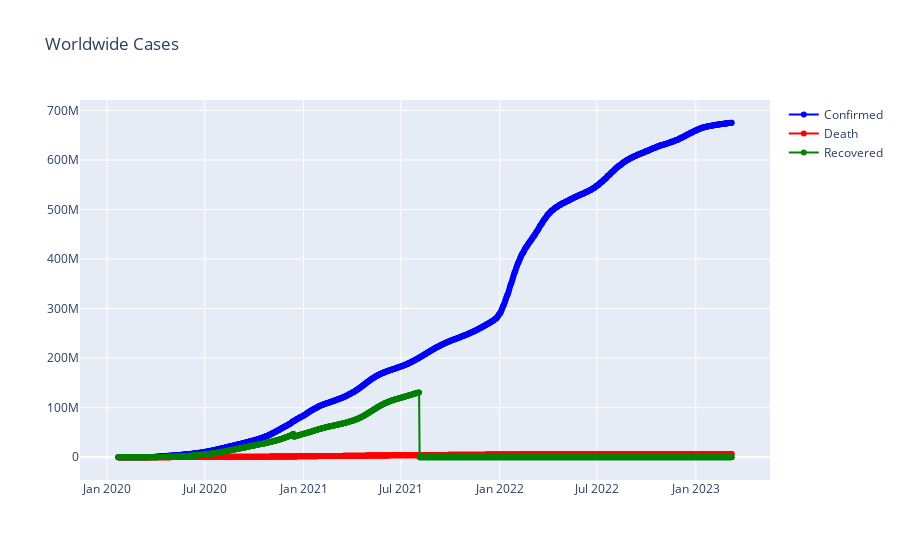

Notebook source saved alongside this figure:
### Code cell
import plotly.graph_objects as go
fig = go.Figure()
fig.add_trace(go.Scatter(x = confirmed['Date'],y=confirmed['Confirmed'],mode = 'lines+markers',name = 'Confirmed',line = dict(color = 'blue')))
fig.add_trace(go.Scatter(x = death['Date'],y=death['Death'],mode = 'lines+markers',name = 'Death',line = dict(color = 'Red')))
fig.add_trace(go.Scatter(x = recovered['Date'],y=recovered['Recovered'],mode = 'lines+markers',name = 'Recovered',line = dict(color = 'green')))
fig.update_layout(coloraxis = dict(colorscale = 'Bluered_r'),showlegend = True, title_text = "Worldwide Cases")
fig.show()

### Figure 1 — Plotly figure (JSON) as saved in the notebook; plotly's stock layout.template omitted (floating-point values rounded to 4 significant figures; data arrays with more than 128 entries replaced by an {"elided": "..."} marker saying what was removed)
{"data": [{"line": {"color": "blue"}, "mode": "lines+markers", "name": "Confirmed", "x": {"elided": "1143 str values"}, "y": {"elided": "1143 int values"}, "type": "scatter"}, {"line": {"color": "Red"}, "mode": "lines+markers", "name": "Death", "x": {"elided": "1143 str values"}, "y": {"elided": "1143 int values"}, "type": "scatter"}, {"line": {"color": "green"}, "mode": "lines+markers", "name": "Recovered", "x": {"elided": "1143 str values"}, "y": {"elided": "1143 int values"}, "type": "scatter"}], "layout": {"coloraxis": {"colorscale": [[0, "rgb(255,0,0)"], [1, "rgb(0,0,255)"]]}, "title": {"text": "Worldwide Cases"}, "showlegend": true}}
